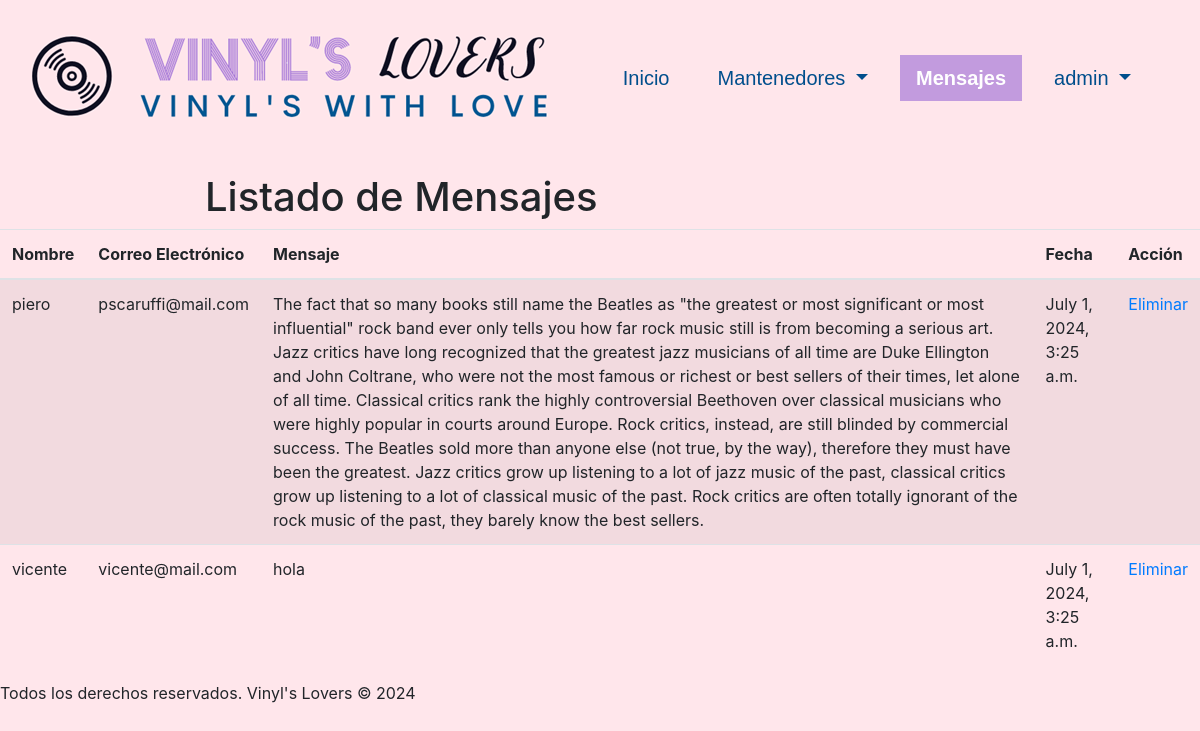
Before: /discos/listadoMensajes (signed in) with the older database file.
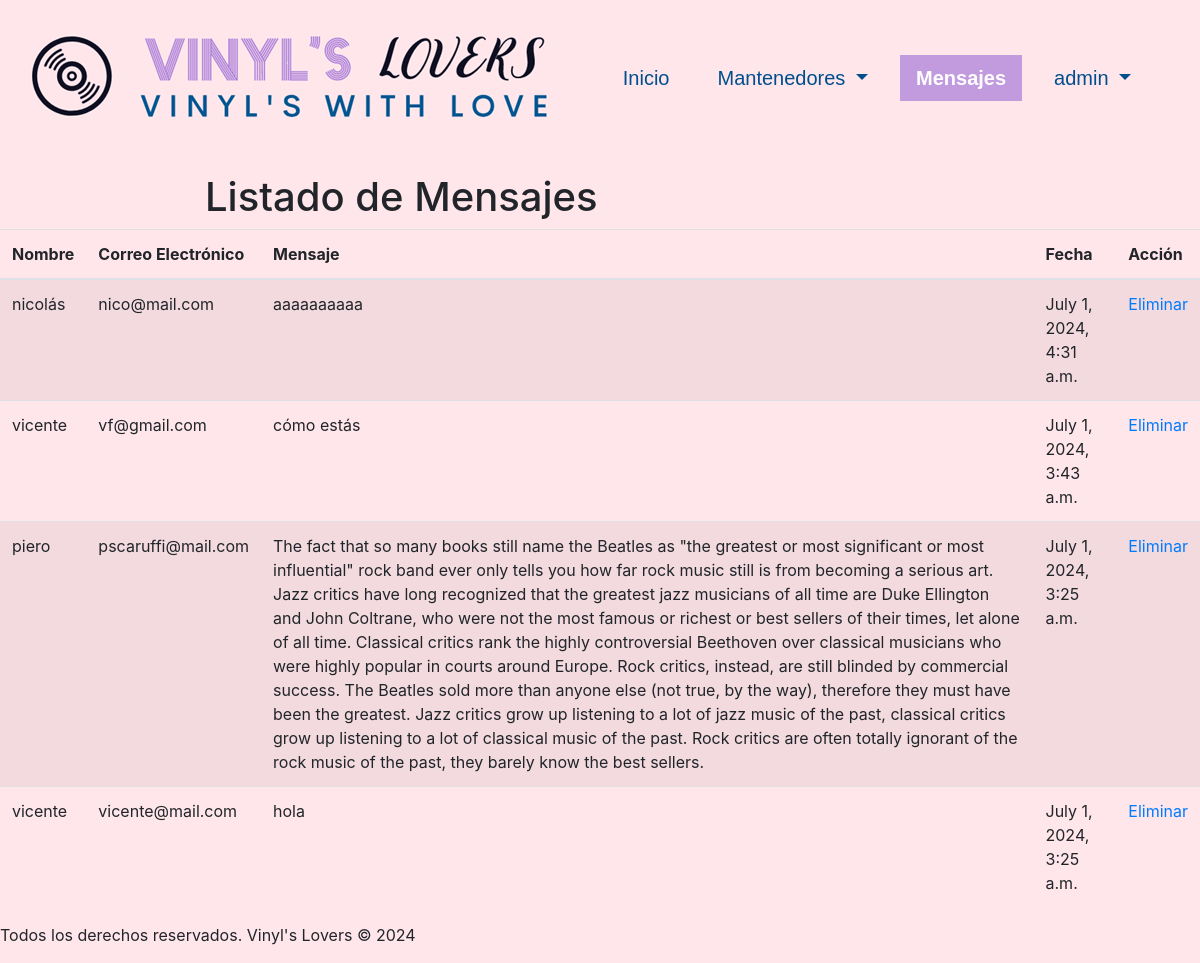
After: the same page with the newer database file.
### discos/models.py (models this page shows, shortened)
class Mensaje(models.Model):
    id_mensaje = models.AutoField(db_column='idMensaje', primary_key=True)
    nombre = models.CharField(max_length=100, null=False, blank=False)
    correo_electronico = models.EmailField(max_length=254, null=False, blank=False)
    mensaje = models.TextField(null=False, blank=False)
    fecha = models.DateTimeField(auto_now_add=True)

### discos/views.py (the view)
# urls.py: path('listadoMensajes', views.listadoMensajes, name='mensajes'),
@login_required
def listadoMensajes(request):
    mensajes = Mensaje.objects.all().order_by('-fecha')
    context = {'mensajes': mensajes, 'clase': 'mensajes'}
    return render(request, 'discos/mensajes.html', context)

### discos/templates/discos/mensajes.html (shortened to what this page needs)
{% extends "discos/base.html" %}
{% load static %}
{% block content %}
  <br>
    <div class="row justify-content-center">
      <div class="col-md-8 col-sm-12">
        <header>
          <h1>Listado de Mensajes</h1>
        </header>
      </div>
    </div>
    <div class="table-container">
        <table class="table table-striped">
            {% if mensajes %}
                <thead>
                    <tr>
                    <th scope="col">Nombre</th>
                    <th scope="col">Correo Electrónico</th>
                    <th scope="col">Mensaje</th>
                    <th scope="col">Fecha</th>
                    <th scope="col">Acción</th>
                    </tr>
                </thead>
                <tbody>
                    {% for mensaje in mensajes %}
                        <tr>
                            <td>{{ mensaje.nombre }}</td>
                            <td>{{ mensaje.correo_electronico }}</td>
                            <td>{{ mensaje.mensaje }}</td>
                            <td>{{ mensaje.fecha }}</td>
                            <td class="td-delete"><a href="{% url 'mensajes_del' pk=mensaje.id_mensaje %}">Eliminar</a></td>
                        </tr>
                    {% endfor %}
                </tbody>
            {% endif %}
        </table>
    </div>
{% endblock %}

Changed rows visible on the page:
added Mensaje: nombre "nicolás", correo_electronico "nico@mail.com", mensaje "aaaaaaaaaa", fecha "July 1, 2024, 4:31 a.m."
added Mensaje: nombre "vicente", correo_electronico "vf@gmail.com", mensaje "cómo estás", fecha "July 1, 2024, 3:43 a.m."
